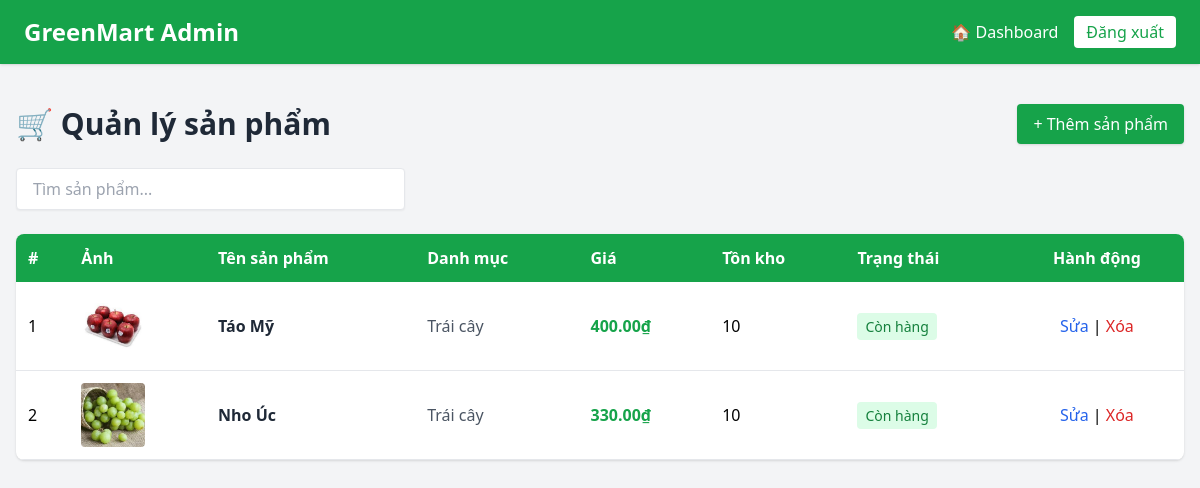
The page /admin_panel/products/ on the database as committed earlier.
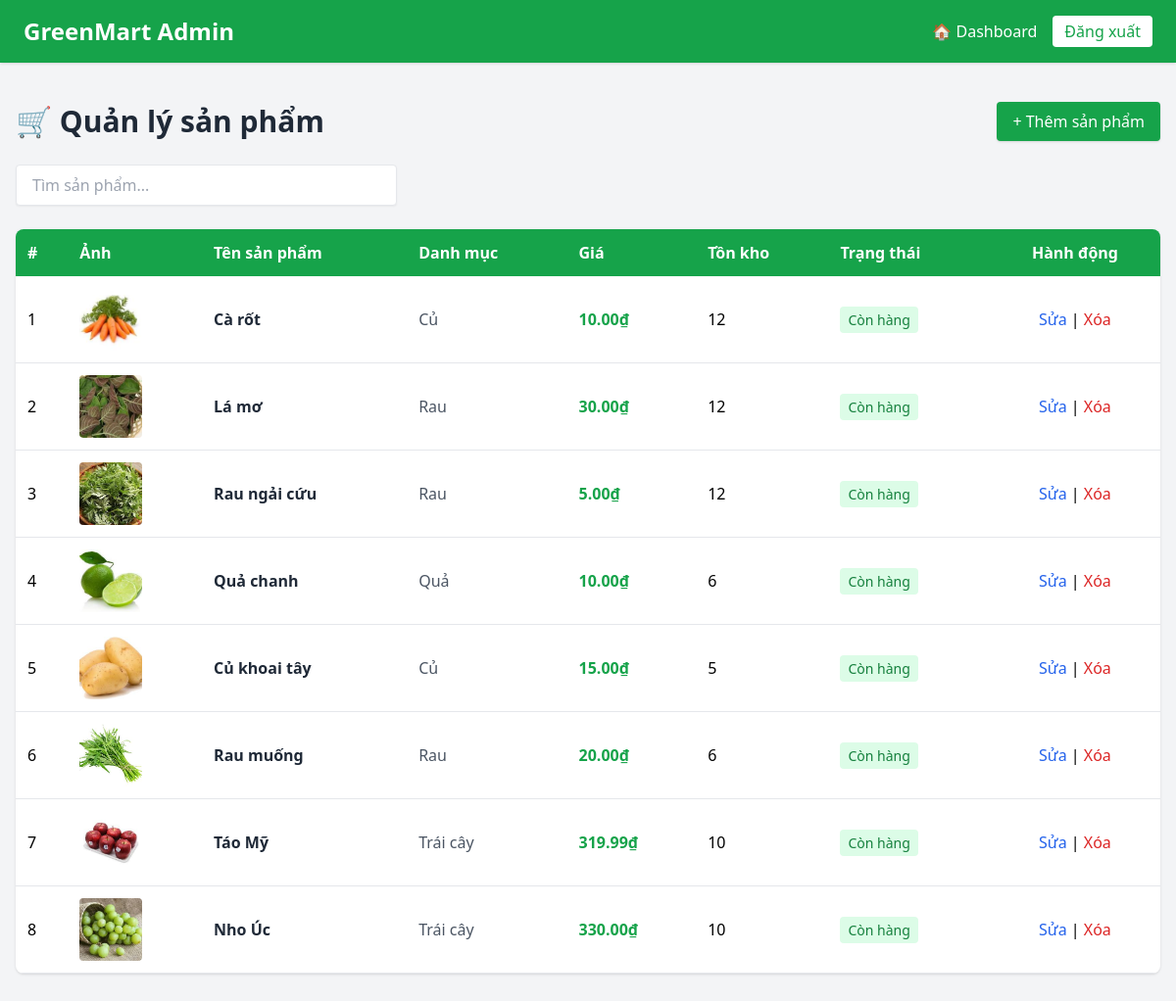
The same page on the database as committed later.
### app/models.py (models this page shows, shortened)
class Product(models.Model):
    UNIT_CHOICES = [
        ("kg", "Kilogram"),
        ("gr", "Gram"),
        ("bó", "Bó"),
        ("túi", "Túi"),
        ("quả", "Quả"),
    ]
    STATUS_CHOICES = [
        ("available", "Còn hàng"),
        ("out_of_stock", "Hết hàng"),
        ("hidden", "Ẩn"),
    ]
    name = models.CharField(max_length=200)
    slug = models.SlugField(max_length=200, unique=True, blank = True)
    category = models.ForeignKey(Category, on_delete=models.CASCADE, related_name="products")
    description = models.TextField(blank=True, null=True)
    price = models.DecimalField(max_digits=10, decimal_places=2)
    unit = models.CharField(max_length=20, choices=UNIT_CHOICES, default="kg")
    stock = models.PositiveIntegerField(default=0)  # số lượng tồn kho
    status = models.CharField(max_length=20, choices=STATUS_CHOICES, default="available")
    origin = models.CharField(max_length=100, choices=Origin.choices, default=Origin.VIETNAM, blank=True, null=True)   # Việt Nam, Úc, Mỹ...
    image = models.ImageField(upload_to="products/", blank=True, null=True)
    is_featured = models.BooleanField(default=False)   # Sản phẩm nổi bật
    created_at = models.DateTimeField(auto_now_add=True)
    updated_at = models.DateTimeField(auto_now=True)
    user = models.ForeignKey(User, on_delete=models.CASCADE, blank= True, null=True)

class Category(models.Model):
    name = models.CharField(max_length=100, unique=True)   # Rau, Củ, Quả, Trái Cây, Nấm, ...
    slug = models.SlugField(max_length=100, blank=True)

### adminpanel/views.py (the view)
# urls.py: path('products/', views.product_list, name='admin_products'),
def product_list(request):
    products = Product.objects.all().order_by('-created_at')
    return render(request, 'product.html', {'products': products})

### adminpanel/templates/product.html (shortened to what this page needs)
<!DOCTYPE html>
<html lang="vi">
<head>
  <script src="https://cdn.tailwindcss.com"></script>
</head>
<body class="bg-gray-100">
  <nav class="bg-green-600 text-white px-6 py-4 flex justify-between items-center shadow">
    <h1 class="text-2xl font-bold">GreenMart Admin</h1>
    <div class="flex items-center gap-4">
      <a href="/admin_panel/" class="hover:underline">🏠 Dashboard</a>
      <a href="#" class="bg-white text-green-600 px-3 py-1 rounded font-medium">Đăng xuất</a>
    </div>
  </nav>
  <main class="max-w-7xl mx-auto py-10 px-4">
    <div class="flex justify-between items-center mb-6">
      <h2 class="text-3xl font-bold text-gray-800">🛒 Quản lý sản phẩm</h2>
      <a href="{% url 'add_product' %}" class="bg-green-600 text-white px-4 py-2 rounded shadow hover:bg-green-700">+ Thêm sản phẩm</a>
    </div>
    <div class="mb-6">
      <input
        type="text"
        id="searchInput"
        placeholder="Tìm sản phẩm..."
        class="w-full md:w-1/3 px-4 py-2 border rounded shadow-sm focus:outline-none focus:ring-2 focus:ring-green-500"
      >
    </div>
    <div class="bg-white rounded-lg shadow overflow-x-auto">
      <table class="w-full text-left border-collapse">
        <thead class="bg-green-600 text-white">
          <tr>
            <th class="p-3">#</th>
            <th class="p-3">Ảnh</th>
            <th class="p-3">Tên sản phẩm</th>
            <th class="p-3">Danh mục</th>
            <th class="p-3">Giá</th>
            <th class="p-3">Tồn kho</th>
            <th class="p-3">Trạng thái</th>
            <th class="p-3 text-center">Hành động</th>
          </tr>
        </thead>
        <tbody id="productTable">
          {% for p in products %}
          <tr class="border-b hover:bg-gray-50 transition">
            <td class="p-3">{{ forloop.counter }}</td>
            <td class="p-3">
              {% if p.image %}
              <img src="{{ p.image.url }}" class="w-16 h-16 object-cover rounded">
              {% else %}
              <div class="w-16 h-16 bg-gray-200 rounded"></div>
              {% endif %}
            </td>
            <td class="p-3 font-semibold text-gray-800">{{ p.name }}</td>
            <td class="p-3 text-gray-600">{{ p.category.name }}</td>
            <td class="p-3 text-green-600 font-bold">{{ p.price }}₫</td>
            <td class="p-3">{{ p.stock }}</td>
            <td class="p-3">
              {% if p.status == "available" %}
                <span class="px-2 py-1 bg-green-100 text-green-700 rounded text-sm">Còn hàng</span>
              {% elif p.status == "out_of_stock" %}
                <span class="px-2 py-1 bg-red-100 text-red-700 rounded text-sm">Hết hàng</span>
              {% else %}
                <span class="px-2 py-1 bg-gray-100 text-gray-700 rounded text-sm">Ẩn</span>
              {% endif %}
            </td>
            <td class="p-3 text-center">
              <a href="{% url 'edit_product' p.slug %}" class="text-blue-600 hover:underline">Sửa</a> |
              <a href="{% url 'delete_product' p.slug %}" class="text-red-600 hover:underline" onclick="return confirm('Bạn có muốn xóa không?')">Xóa</a>
            </td>
          </tr>
          {% empty %}
          <tr>
            <td colspan="8" class="text-center text-gray-500 py-6">Không có sản phẩm nào</td>
          </tr>
          {% endfor %}
        </tbody>
      </table>
    </div>
  </main>
</body>
</html>

Rows that differ between the two databases and show on the page:
added Product: image (picture), name "Cà rốt", category.name "Củ", price "10.00", stock "12", status "Còn hàng"
added Product: image (picture), name "Lá mơ", category.name "Rau", price "30.00", stock "12", status "Còn hàng"
added Product: image (picture), name "Rau ngải cứu", category.name "Rau", price "5.00", stock "12", status "Còn hàng"
added Product: image (picture), name "Quả chanh", category.name "Quả", price "10.00", stock "6", status "Còn hàng"
added Product: image (picture), name "Củ khoai tây", category.name "Củ", price "15.00", stock "5", status "Còn hàng"
added Product: image (picture), name "Rau muống", category.name "Rau", price "20.00", stock "6", status "Còn hàng"
changed Product "Táo Mỹ": price "400.00" → "319.99"
